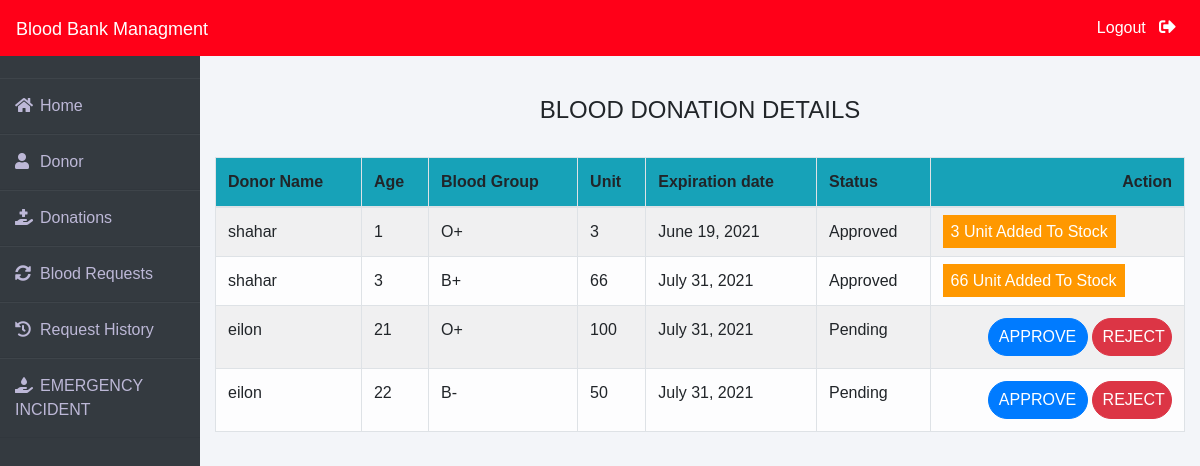
Screenshot of /admin-donation (signed in) with the database file from the repository.
### donor/models.py (models this page shows, shortened)
class BloodDonate(models.Model):
    donor=models.ForeignKey(Donor,on_delete=models.CASCADE)
    disease=models.CharField(max_length=100,default="Nothing")
    age=models.PositiveIntegerField()
    bloodgroup=models.CharField(max_length=10)
    unit=models.PositiveIntegerField(default=0)
    status=models.CharField(max_length=20,default="Pending")
    date=models.DateField(default=datetime.datetime.now()+datetime.timedelta(days=42))

class Donor(models.Model):
    user=models.OneToOneField(User,on_delete=models.CASCADE)
    profile_pic= models.ImageField(upload_to='profile_pic/Donor/',null=True,blank=True)
    bloodgroup=models.CharField(max_length=10)
    address = models.CharField(max_length=40)
    mobile = models.CharField(max_length=20,null=False)
    def __str__(self):
        return self.user.first_name

### blood/views.py (the view)
# urls.py: path('admin-donation', views.admin_donation_view,name='admin-donation'),
@login_required(login_url='adminlogin')
def admin_donation_view(request):
    donations=dmodels.BloodDonate.objects.all()
    donate = ET.Element('donate')
    for t in donations:
        donor_name = ET.SubElement(donate, 'Donor-name')
        age = ET.SubElement(donate, 'Age')
        blood_group = ET.SubElement(donate, 'Blood group')
        unit = ET.SubElement(donate, 'Unit')
        request_date = ET.SubElement(donate, 'Date')
        status = ET.SubElement(donate, 'Status')
        donor_name.text = str(t.donor)
        age.text = str(t.age)
        blood_group.text = str(t.bloodgroup)
        unit.text = str(t.unit)
        request_date.text = str(t.date)
        status.text = str(t.status)
        print(str(t.donor))
        print(str(t.age))
        print(str(t.bloodgroup))
        print(str(t.unit))
        print(str(t.date))
        print(str(t.status))
    mydata = ET.tostring(donate)
    myfile = open("audittrail.xml", "wb")
    myfile.write(mydata)
    return render(request,'blood/admin_donation.html',{'donations':donations})

### templates/blood/admin_donation.html (shortened to what this page needs)
{% extends 'blood/adminbase.html' %}
{% block content %}
{% load widget_tweaks %}
{%load static%}
<head>
   </head>
<br><br>
<div class="container">
    <H4 class="text-center">BLOOD DONATION DETAILS</H4><br>
    <table class="table table-light table-hover table-bordered table-striped">
        <thead class="bg-info">
            <tr>
                <th scope="col">Donor Name</th>
                <th scope="col">Age</th>
                <th scope="col">Blood Group</th>
                <th scope="col">Unit</th>
                <th scope="col">Expiration date</th>
                <th scope="col">Status</th>
                <th class="text-right">Action</th>
            </tr>
        </thead>
        <tbody>
            {% for t in donations %}
            <tr>
                <td> {{t.donor}}</td>
                <td> {{t.age}}</td>
                <td>{{t.bloodgroup}}</td>
                <td>{{t.unit}}</td>
                <td>{{t.date}}</td>
                <td>{{t.status}}</td>
                {% if t.status == 'Pending' %}
                <td class="text-right">
                    <button class="btn btn-primary badge-pill" style="width: 100px;"><a  style="text-decoration: none;color: white;" href="{% url 'approve-donation' t.id  %}">APPROVE</a> </button>
                    <button class="btn btn-danger badge-pill" style="width: 80px;"><a  style="text-decoration: none;color: white;" href="{% url 'reject-donation' t.id  %}">REJECT</a> </button>
                </td>
                {% elif  t.status == 'Approved' %}
                <td><span class="label warning">{{t.unit}} Unit Added To Stock</span></td>
                {% else %}
                <td><span class="label danger">0 Unit Added To Stock</span></td>
                {% endif %}
            </tr>
            {% endfor %}
        </tbody>
    </table>
</div>
{% endblock content %}

### templates/blood/adminbase.html (style rules this page uses)
* { margin: 0; padding: 0; box-sizing: border-box; list-style: none; text-decoration: none; font-family: 'Josefin Sans', sans-serif; }
body { background-color: #f3f5f9; }

### templates/blood/admin_donation.html (style rules this page uses)
.label { color: white; padding: 8px; }
.warning { background-color: #ff9800; }

### rows the page displays
BloodDonate: donor "shahar", age "1", bloodgroup "O+", unit "3", date "June 19, 2021", status "Approved"
BloodDonate: donor "shahar", age "3", bloodgroup "B+", unit "66", date "July 31, 2021", status "Approved"
BloodDonate: donor "eilon", age "21", bloodgroup "O+", unit "100", date "July 31, 2021", status "Pending", shows "APPROVE"
BloodDonate: donor "eilon", age "22", bloodgroup "B-", unit "50", date "July 31, 2021", status "Pending", shows "APPROVE"
